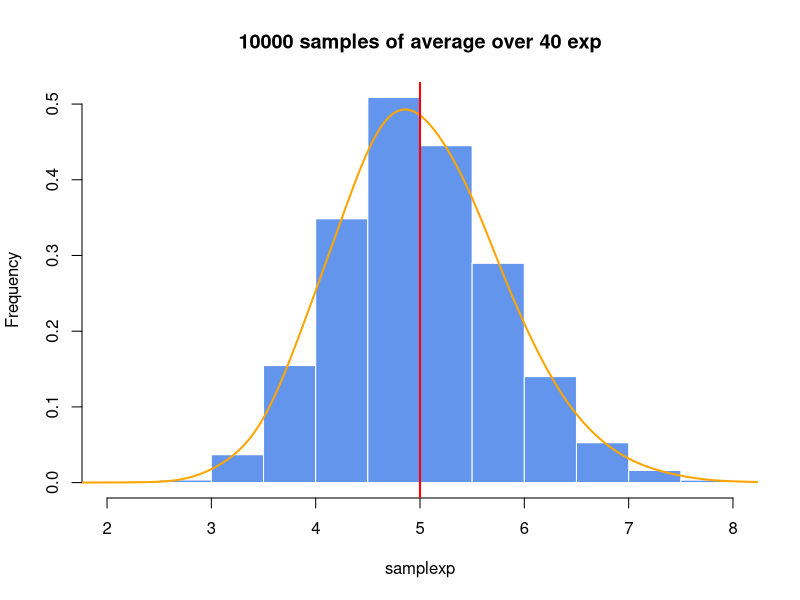
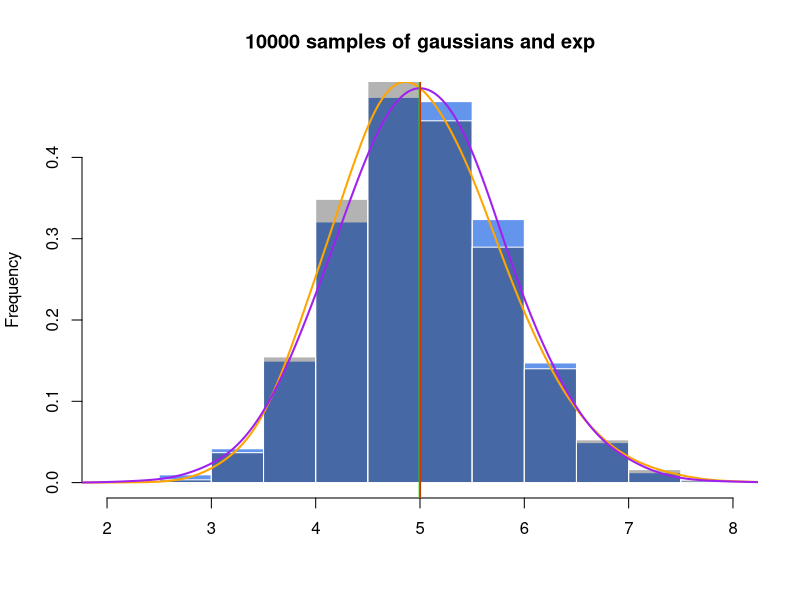

Generate these figures, in order, with R:
## ---- chunk 1
set.seed(100)
lambda<-0.2
samplexp<-NULL
for (i in 1 : 10000) samplexp <- c(samplexp, mean(rexp(40,lambda)))
## ---- chunk 2
meanexp<-mean(samplexp)
meanexp
## ---- chunk 3
 library('scales')
percent(lambda*meanexp-1)
## ---- chunk 4
sdexp<-sd(samplexp)
sdexp
## ---- chunk 5
1/(lambda*sqrt(40))
## ---- chunk 6
hist(samplexp, col="cornflowerblue", border="white",
    main="10000 samples of average over 40 exp",
    xlab="samplexp", ylab="Frequency",breaks=15,prob=TRUE,xlim = c(2,8))
lines(density(samplexp,adjust=2), lwd=2, col="orange")
abline(v=5,lwd=2,col="red")
## ---- chunk 7
sampgauss<-rnorm(10000,mean=5,sd=5/sqrt(40))
hist(sampgauss, col="cornflowerblue", border="white",
    main="10000 samples of gaussians and exp",
    xlab="", ylab="Frequency",breaks=15,prob=TRUE,
    xlim = c(2,8))
hist(samplexp, col=alpha("black",0.3), border="white",
    main="10000 samples of average over 40 exp",
    xlab="the two distributions", ylab="Frequency",breaks=15,prob=TRUE,xlim = c(2,8),add=T)
lines(density(samplexp,adjust=2), lwd=2, col="orange")
lines(density(sampgauss,adjust=2), lwd=2, col="purple")
abline(v=5,lwd=2,col="red")
abline(v=meanexp,lwd=2,col=alpha("green",0.5))
